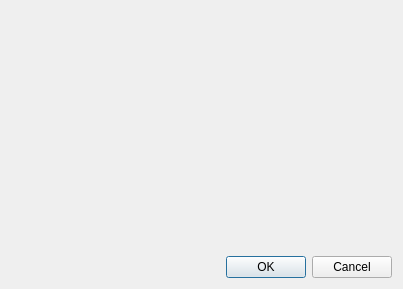
<?xml version="1.0" encoding="UTF-8"?>
<ui version="4.0">
 <class>DialogMaterial</class>
 <widget class="QDialog" name="DialogMaterial">
  <property name="geometry">
   <rect>
    <x>0</x>
    <y>0</y>
    <width>403</width>
    <height>289</height>
   </rect>
  </property>
  <property name="windowTitle">
   <string>Dialog</string>
  </property>
  <layout class="QVBoxLayout" name="verticalLayout">
   <item>
    <widget class="PanelMaterial" name="materialList" native="true"/>
   </item>
   <item>
    <widget class="QDialogButtonBox" name="buttonBox">
     <property name="orientation">
      <enum>Qt::Horizontal</enum>
     </property>
     <property name="standardButtons">
      <set>QDialogButtonBox::Cancel|QDialogButtonBox::Ok</set>
     </property>
    </widget>
   </item>
  </layout>
 </widget>
 <customwidgets>
  <customwidget>
   <class>PanelMaterial</class>
   <extends>QWidget</extends>
   <header>PanelMaterial/PanelMaterial.h</header>
   <container>1</container>
  </customwidget>
 </customwidgets>
 <resources/>
 <connections>
  <connection>
   <sender>buttonBox</sender>
   <signal>accepted()</signal>
   <receiver>DialogMaterial</receiver>
   <slot>accept()</slot>
   <hints>
    <hint type="sourcelabel">
     <x>248</x>
     <y>254</y>
    </hint>
    <hint type="destinationlabel">
     <x>157</x>
     <y>274</y>
    </hint>
   </hints>
  </connection>
  <connection>
   <sender>buttonBox</sender>
   <signal>rejected()</signal>
   <receiver>DialogMaterial</receiver>
   <slot>reject()</slot>
   <hints>
    <hint type="sourcelabel">
     <x>316</x>
     <y>260</y>
    </hint>
    <hint type="destinationlabel">
     <x>286</x>
     <y>274</y>
    </hint>
   </hints>
  </connection>
 </connections>
</ui>
